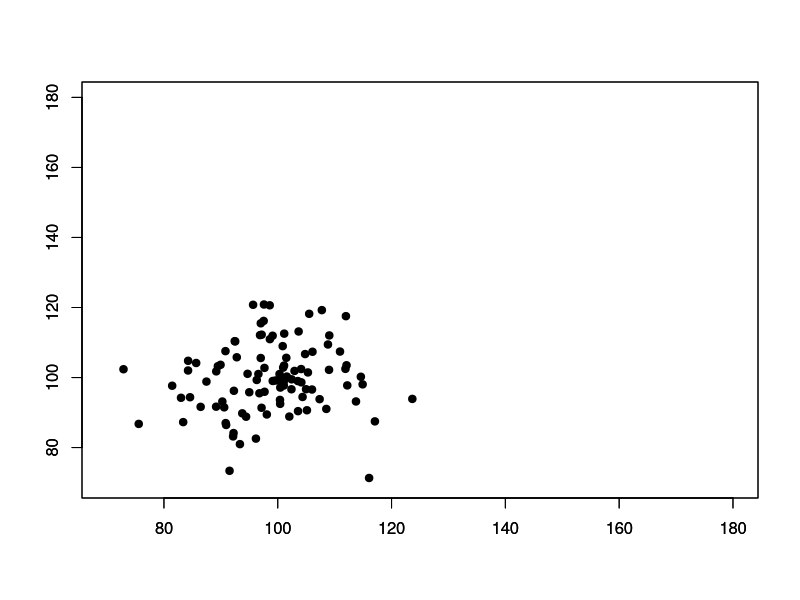

The R script that drew this image:
# 3-1
x1 <- rnorm(100, 100, 10)
y1 <- rnorm(100, 100, 10)
x2 <- rnorm(100, 150, 10)
y2 <- rnorm(100, 150, 10)
plot(x1, y1, xlim=c(70, 180), ylim=c(70, 180), xlab="", ylab="")
par(new=TRUE)
plot(x1, y1, xlim=c(70, 180), ylim=c(70, 180), xlab="", ylab="", pch=16)
x <- c(x1, x2)
y <- c(y1, y2)
cor(x, y)
cor(x2, y2)

